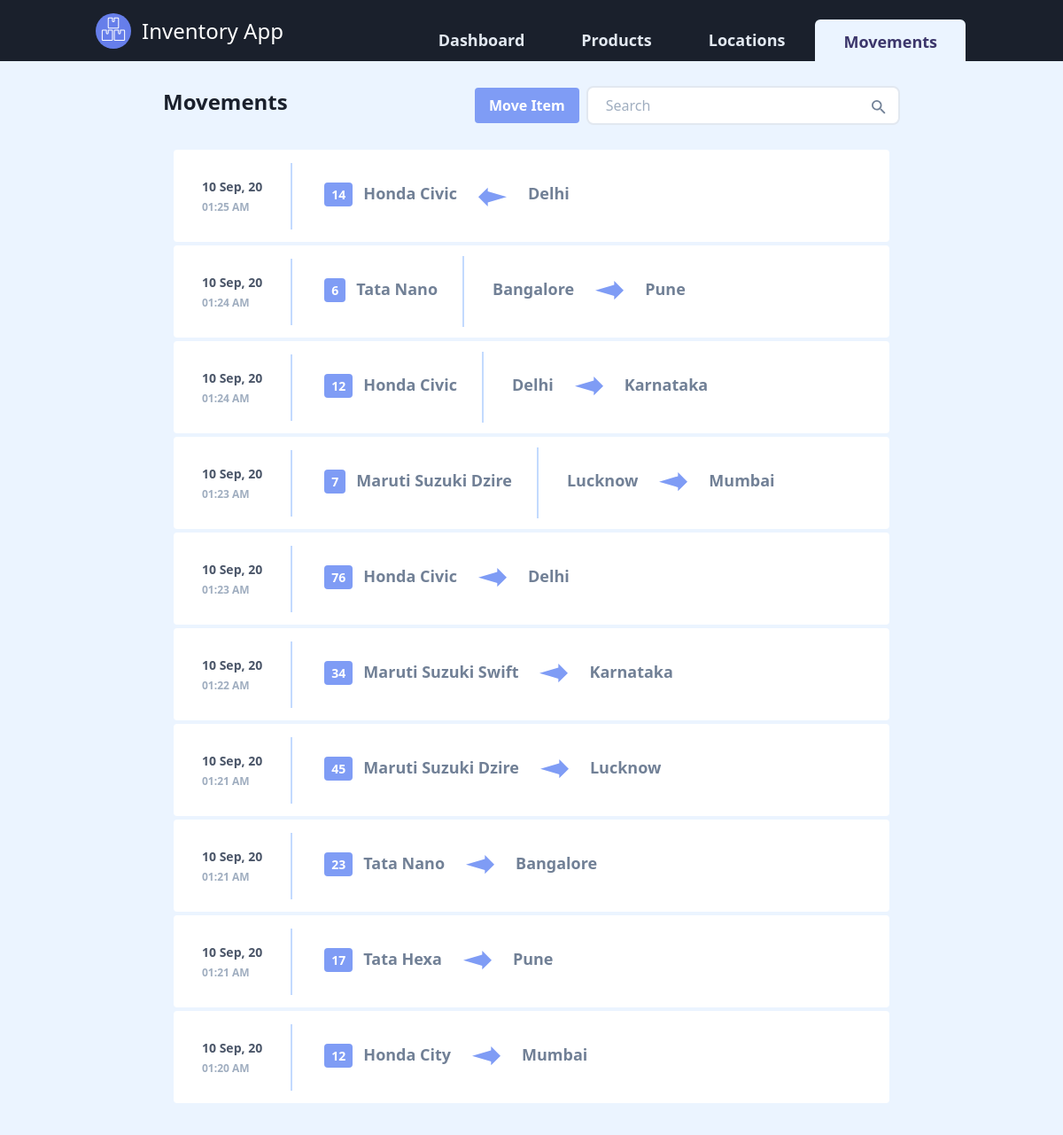
/movements, run on the app's committed database.
### inventory/models.py (models this page shows, shortened)
class StaticMovement(db.Model):
    movement_id = db.Column(db.Integer, primary_key=True)
    timestamp = db.Column(db.DateTime, nullable=False, default=datetime.now())
    from_location = db.Column(db.String(20), db.ForeignKey('location.location_id'))
    to_location = db.Column(db.String(20), db.ForeignKey('location.location_id'))
    product_id = db.Column(db.Integer, db.ForeignKey('product.product_id'), nullable=False)
    qty = db.Column(db.Integer, nullable=False)

class Product(db.Model):
    product_id = db.Column(db.Integer, primary_key=True)
    product_name = db.Column(db.String(20), unique=True, nullable=False)
    product_description = db.Column(db.String(200), nullable=False, default='This is a default description for product, please update the product with a brief description')
    product_image_file = db.Column(db.String(20), nullable=False, default='default-cars.jpeg')

### inventory/movements/routes.py (the view)
@movements_bp.route("/movements")
def movements():
    movements = StaticMovement.query.order_by(StaticMovement.timestamp.desc()).all()
    products = Product.query
    locations = Location.query
    return render_template('movements.html', title='Movement',movements=movements, products=products, locations=locations, label="Move Item")

### inventory/templates/movements.html
{% extends "layout.html" %}
{% block content %}
    <section class="text-gray-700 body-font">
        <div class="container px-8 lg:px-24 py-8 mx-auto flex flex-wrap -m-4">
            {% if not movements%}
                <div class="px-4 sm:px-8 lg:px-0 w-full">
                    <h2>No items found!! Please add movement by clicking on Move Item button.</h2>
                </div>
            {% else %}
                {% for movement in movements %}
                    <a class="flex w-full bg-white mx-3 mb-1 rounded" href="{{ url_for('movements_bp.movement', movement_id=movement.movement_id, qty=movement.qty) }}">
                        <div class="self-center p-2 sm:py-4 sm:px-8 flex-row border-r-2 border-indigo-200">
                            <div class="mb-1 font-semibold text-xs sm:text-sm">{{ movement.timestamp.strftime('%d %b, %y') }}</div>
                            <div class="text-gray-500 font-bold text-xs ">{{ movement.timestamp.strftime('%H:%M %p') }}</div>
                        </div>
                        <div class="flex-1 sm:py-4 sm:px-6">
                            <div class= "text-gray-600 py-1 sm:py-2 sm:flex">
                                <div class="mx-2 sm:mx-0 p-2 sm:p-3 border-b-2 border-indigo-200 sm:border-b-0">
                                    <span class="rounded text-white bg-indigo-400 py-1 px-2 text-xs sm:text-sm font-bold mr-2">{{ movement.qty }}</span>
                                    <span class="font-semibold text-sm sm:text-lg">{{ products.get(movement.product_id).product_name }}</span>
                                </div>
                                <div class="border-r-2 ml-4 border-indigo-200 mr-3 hidden sm:block md:-my-3 {% if not movement.from_location or not movement.to_location %} sm:hidden {% endif %}"></div>
                                <div class="flex p-3 {% if not movement.to_location %} flex-row-reverse float-left {% endif %}">
                                    <span class="font-semibold text-sm sm:text-lg mr-2 md:ml-2 md:mr-6 {% if not movement.from_location %} hidden {% endif %}">{{ movement.from_location }}
                                    </span>
                                    <span class="inline-block {% if not movement.to_location %} mr-4 {% endif %}">
                                        <svg class="fill-current text-indigo-400 h-6 w-6 sm:h-8 sm:w-8" {% if not movement.to_location %} transform="rotate(180)" {% endif %}  viewBox="0 1 24 24">
                                            <path d="M16 7.328V4l8 8-8 8v-3.328L0 12z"/>
                                        </svg>
                                    </span>
                                    <span class="font-semibold text-sm sm:text-lg mx-2 md:ml-6 {% if not movement.to_location %} hidden {% endif %}">{{ movement.to_location }}</span>
                                </div>
                            </div>
                        </div>
                    </a>
                {% endfor %}
            {% endif %}
        </div>
    </section>
{% endblock content %}

### inventory/static/styles.css (style rules this page uses)
html { line-height: 1.15; -webkit-text-size-adjust: 100%; }
body { margin: 0; }
a { background-color: transparent; }
html { font-family: system-ui, -apple-system, BlinkMacSystemFont, "Segoe UI", Roboto, "Helvetica Neue", Arial, "Noto Sans", sans-serif, "Apple Color Emoji", "Segoe UI Emoji", "Segoe UI Symbol", "Noto Color Emoji"; line-height: 1.5; }
a { color: inherit; text-decoration: inherit; }
img, svg, video, canvas, audio, iframe, embed, object { display: block; vertical-align: middle; }
.container { width: 100%; }
@media (min-width: 450px) { .container { max-width: 450px; } }
@media (min-width: 640px) { .container { max-width: 640px; } }
@media (min-width: 768px) { .container { max-width: 768px; } }
@media (min-width: 1024px) { .container { max-width: 1024px; } }
.bg-white { --bg-opacity: 1; background-color: #fff; background-color: rgba(255, 255, 255, var(--bg-opacity)); }
.bg-indigo-100 { --bg-opacity: 1; background-color: #ebf4ff; background-color: rgba(235, 244, 255, var(--bg-opacity)); }
.bg-indigo-400 { --bg-opacity: 1; background-color: #7f9cf5; background-color: rgba(127, 156, 245, var(--bg-opacity)); }
.border-indigo-200 { --border-opacity: 1; border-color: #c3dafe; border-color: rgba(195, 218, 254, var(--border-opacity)); }
.rounded { border-radius: 0.25rem; }
.border-r-2 { border-right-width: 2px; }
.border-b-2 { border-bottom-width: 2px; }
.inline-block { display: inline-block; }
.flex { display: flex; }
.hidden { display: none; }
.flex-row { flex-direction: row; }
.flex-row-reverse { flex-direction: row-reverse; }
.flex-col { flex-direction: column; }
.flex-wrap { flex-wrap: wrap; }
.self-center { align-self: center; }
.flex-1 { flex: 1 1 0%; }
.float-left { float: left; }
.font-semibold { font-weight: 600; }
.font-bold { font-weight: 700; }
.h-6 { height: 1.5rem; }
.h-screen { height: 100vh; }
.text-xs { font-size: 0.75rem; }
.text-sm { font-size: 0.875rem; }
.-m-4 { margin: -1rem; }
.mx-2 { margin-left: 0.5rem; margin-right: 0.5rem; }
.mx-3 { margin-left: 0.75rem; margin-right: 0.75rem; }
.mx-auto { margin-left: auto; margin-right: auto; }
.mb-1 { margin-bottom: 0.25rem; }
.mr-2 { margin-right: 0.5rem; }
.mr-3 { margin-right: 0.75rem; }
.mr-4 { margin-right: 1rem; }
.ml-4 { margin-left: 1rem; }
.p-2 { padding: 0.5rem; }
.p-3 { padding: 0.75rem; }
.py-1 { padding-top: 0.25rem; padding-bottom: 0.25rem; }
.px-2 { padding-left: 0.5rem; padding-right: 0.5rem; }
.py-8 { padding-top: 2rem; padding-bottom: 2rem; }
.px-8 { padding-left: 2rem; padding-right: 2rem; }
.relative { position: relative; }
.fill-current { fill: currentColor; }
.text-white { --text-opacity: 1; color: #fff; color: rgba(255, 255, 255, var(--text-opacity)); }
.text-gray-500 { --text-opacity: 1; color: #a0aec0; color: rgba(160, 174, 192, var(--text-opacity)); }
.text-gray-600 { --text-opacity: 1; color: #718096; color: rgba(113, 128, 150, var(--text-opacity)); }
.text-gray-700 { --text-opacity: 1; color: #4a5568; color: rgba(74, 85, 104, var(--text-opacity)); }
.text-indigo-400 { --text-opacity: 1; color: #7f9cf5; color: rgba(127, 156, 245, var(--text-opacity)); }
.w-6 { width: 1.5rem; }
.w-full { width: 100%; }
@media (min-width: 640px) { .sm\:border-b-0 { border-bottom-width: 0; } }
@media (min-width: 640px) { .sm\:block { display: block; } }
@media (min-width: 640px) { .sm\:flex { display: flex; } }
@media (min-width: 640px) { .sm\:h-8 { height: 2rem; } }
@media (min-width: 640px) { .sm\:text-sm { font-size: 0.875rem; } }
@media (min-width: 640px) { .sm\:text-lg { font-size: 1.125rem; } }
@media (min-width: 640px) { .sm\:mx-0 { margin-left: 0; margin-right: 0; } }
@media (min-width: 640px) { .sm\:p-3 { padding: 0.75rem; } }
@media (min-width: 640px) { .sm\:py-2 { padding-top: 0.5rem; padding-bottom: 0.5rem; } }
@media (min-width: 640px) { .sm\:py-4 { padding-top: 1rem; padding-bottom: 1rem; } }
@media (min-width: 640px) { .sm\:px-6 { padding-left: 1.5rem; padding-right: 1.5rem; } }
@media (min-width: 640px) { .sm\:px-8 { padding-left: 2rem; padding-right: 2rem; } }
@media (min-width: 640px) { .sm\:w-8 { width: 2rem; } }
@media (min-width: 768px) { .md\:-my-3 { margin-top: -0.75rem; margin-bottom: -0.75rem; } }
@media (min-width: 768px) { .md\:ml-2 { margin-left: 0.5rem; } }
@media (min-width: 768px) { .md\:mr-6 { margin-right: 1.5rem; } }
@media (min-width: 768px) { .md\:ml-6 { margin-left: 1.5rem; } }
@media (min-width: 1024px) { .lg\:px-24 { padding-left: 6rem; padding-right: 6rem; } }

### data on the page
StaticMovement: timestamp "10 Sep, 20", timestamp "01:25 AM", qty "14", from_location "Delhi"
Product: get "Honda Civic"
StaticMovement: timestamp "10 Sep, 20", timestamp "01:24 AM", qty "6", from_location "Bangalore", to_location "Pune"
Product: get "Tata Nano"
StaticMovement: timestamp "10 Sep, 20", timestamp "01:24 AM", qty "12", from_location "Delhi", to_location "Karnataka"
StaticMovement: timestamp "10 Sep, 20", timestamp "01:23 AM", qty "7", from_location "Lucknow", to_location "Mumbai"
Product: get "Maruti Suzuki Dzire"
StaticMovement: timestamp "10 Sep, 20", timestamp "01:23 AM", qty "76", to_location "Delhi"
StaticMovement: timestamp "10 Sep, 20", timestamp "01:22 AM", qty "34", to_location "Karnataka"
Product: get "Maruti Suzuki Swift"
StaticMovement: timestamp "10 Sep, 20", timestamp "01:21 AM", qty "45", to_location "Lucknow"
StaticMovement: timestamp "10 Sep, 20", timestamp "01:21 AM", qty "23", to_location "Bangalore"
StaticMovement: timestamp "10 Sep, 20", timestamp "01:21 AM", qty "17", to_location "Pune"
Product: get "Tata Hexa"
StaticMovement: timestamp "10 Sep, 20", timestamp "01:20 AM", qty "12", to_location "Mumbai"
Product: get "Honda City"

### other printed values
{{ title }} "Movement"
{{ label }} "Move Item"
